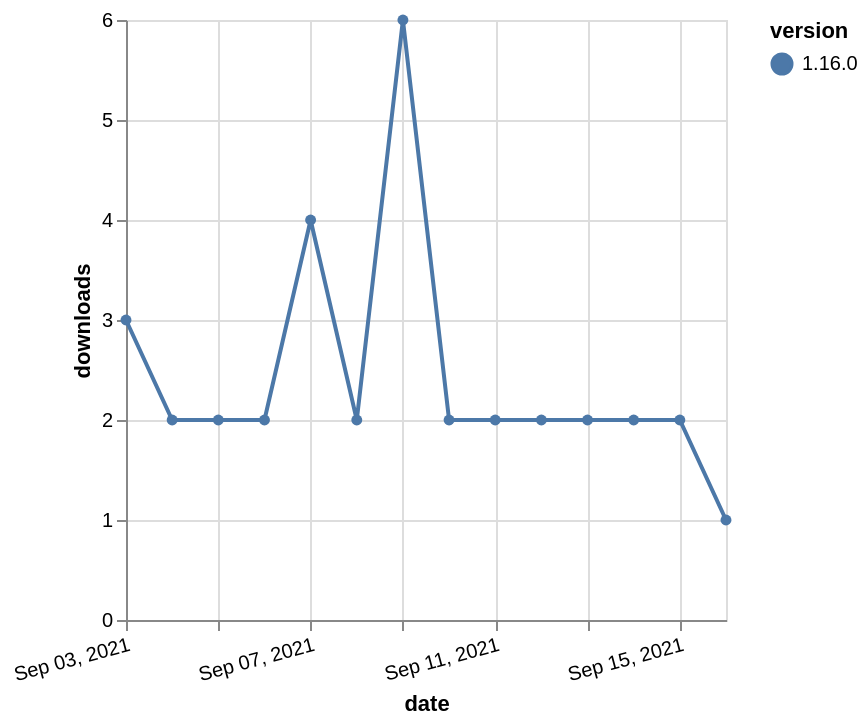

Vega-Lite specification stored for this chart:
### Vega-Lite specification from a JSON file in a GitHub repository (floating-point values rounded to 4 significant figures)
{"$schema": "https://vega.github.io/schema/vega-lite/v5.json", "description": "A simple bar chart with embedded data.", "data": {"values": [{"date": "2021-09-03", "total": 591, "delta": 3, "version": "1.16.0"}, {"date": "2021-09-04", "total": 593, "delta": 2, "version": "1.16.0"}, {"date": "2021-09-05", "total": 595, "delta": 2, "version": "1.16.0"}, {"date": "2021-09-06", "total": 597, "delta": 2, "version": "1.16.0"}, {"date": "2021-09-07", "total": 601, "delta": 4, "version": "1.16.0"}, {"date": "2021-09-08", "total": 603, "delta": 2, "version": "1.16.0"}, {"date": "2021-09-09", "total": 609, "delta": 6, "version": "1.16.0"}, {"date": "2021-09-10", "total": 611, "delta": 2, "version": "1.16.0"}, {"date": "2021-09-11", "total": 613, "delta": 2, "version": "1.16.0"}, {"date": "2021-09-12", "total": 615, "delta": 2, "version": "1.16.0"}, {"date": "2021-09-13", "total": 617, "delta": 2, "version": "1.16.0"}, {"date": "2021-09-14", "total": 619, "delta": 2, "version": "1.16.0"}, {"date": "2021-09-15", "total": 621, "delta": 2, "version": "1.16.0"}, {"date": "2021-09-16", "total": 622, "delta": 1, "version": "1.16.0"}]}, "width": "container", "mark": {"type": "line", "point": {"filled": true}}, "encoding": {"x": {"field": "date", "type": "temporal", "timeUnit": "yearmonthdate", "title": "date", "axis": {"labelAngle": -15}}, "y": {"field": "delta", "type": "quantitative", "title": "downloads"}, "color": {"field": "version", "type": "nominal"}, "tooltip": {"field": "delta"}}}
